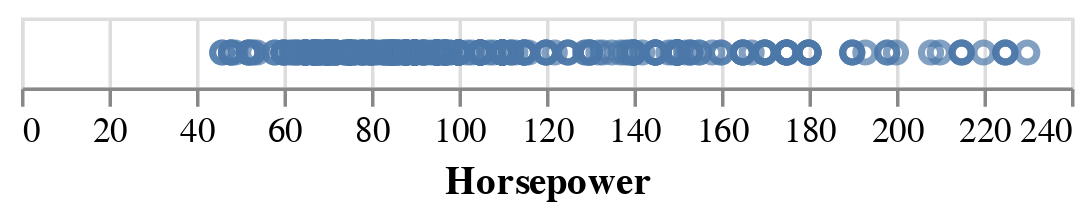

The code cell stored with this chart in its notebook:
### Markdown cell above
What do you see? This might not look like much - a circle in a square. Seems weird, right?

This result is expected in the GoG way of doing things: we have mapped the data onto a marker, _but have not given any more information_ about how it should be organized. Thus, we get a "0D" plot! Next time you need a 0D plot, you know how to make one!

Notice that in the GoG, nothing is taken for granted, very little is assumed for you. Think of this as starting with letters, then we can build words, then we can put words together, and so on.....

The next "dot" that we need is an encoding (`.encode()`) that maps the markers to some geometry; that is, to an axis (or more). Let's do a simple encoding next:

### Code cell
alt.Chart(cars).mark_point().encode(
    x='Horsepower'
)

### Figure 1 — Vega-Lite specification as saved in the notebook (floating-point values rounded to 4 significant figures; data arrays with more than 128 entries replaced by an {"elided": "..."} marker saying what was removed)
{"$schema": "https://vega.github.io/schema/vega-lite/v5.20.1.json", "config": {"view": {"continuousHeight": 300, "continuousWidth": 300}}, "data": {"name": "data-583e73726c1545c56c203344161a975c"}, "datasets": {"data-583e73726c1545c56c203344161a975c": {"elided": "406 records"}}, "encoding": {"x": {"field": "Horsepower", "type": "quantitative"}}, "mark": {"type": "point"}}
